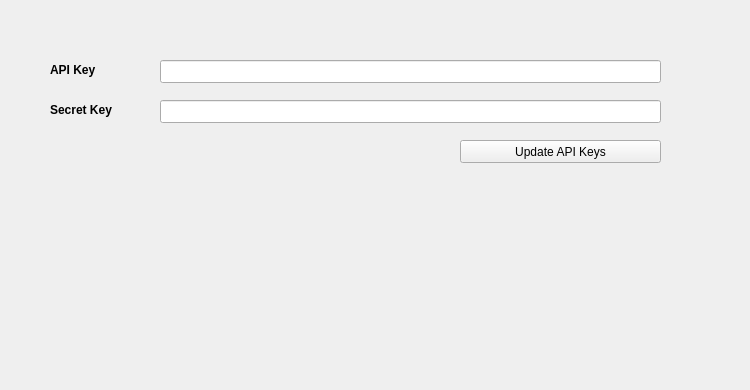
   <widget class="QWidget" name="ApiSettings">
    <attribute name="title">
     <string>Settings</string>
    </attribute>
    <widget class="QLabel" name="bittrex">
     <property name="geometry">
      <rect>
       <x>460</x>
       <y>300</y>
       <width>281</width>
       <height>81</height>
      </rect>
     </property>
     <property name="styleSheet">
      <string notr="true">opacity:0.4</string>
     </property>
     <property name="text">
      <string/>
     </property>
     <property name="pixmap">
      <pixmap>:/images/bittrex</pixmap>
     </property>
    </widget>
    <widget class="QPushButton" name="UpdateKeys">
     <property name="geometry">
      <rect>
       <x>460</x>
       <y>140</y>
       <width>201</width>
       <height>23</height>
      </rect>
     </property>
     <property name="text">
      <string>Update API Keys</string>
     </property>
     <property name="icon">
      <iconset resource="../grvs.qrc">
       <normaloff>:/icons/bitcoin</normaloff>:/icons/bitcoin</iconset>
     </property>
    </widget>
    <widget class="QLabel" name="label_2">
     <property name="geometry">
      <rect>
       <x>50</x>
       <y>60</y>
       <width>81</width>
       <height>20</height>
      </rect>
     </property>
     <property name="font">
      <font>
       <weight>75</weight>
       <bold>true</bold>
      </font>
     </property>
     <property name="text">
      <string>API Key</string>
     </property>
    </widget>
    <widget class="QLineEdit" name="SecretKeyInput">
     <property name="geometry">
      <rect>
       <x>160</x>
       <y>100</y>
       <width>501</width>
       <height>23</height>
      </rect>
     </property>
    </widget>
    <widget class="QLineEdit" name="ApiKeyInput">
     <property name="geometry">
      <rect>
       <x>160</x>
       <y>60</y>
       <width>501</width>
       <height>23</height>
      </rect>
     </property>
     <property name="text">
      <string/>
     </property>
    </widget>
    <widget class="QLabel" name="label">
     <property name="geometry">
      <rect>
       <x>50</x>
       <y>100</y>
       <width>91</width>
       <height>20</height>
      </rect>
     </property>
     <property name="font">
      <font>
       <weight>75</weight>
       <bold>true</bold>
      </font>
     </property>
     <property name="text">
      <string>Secret Key</string>
     </property>
    </widget>
   </widget>
